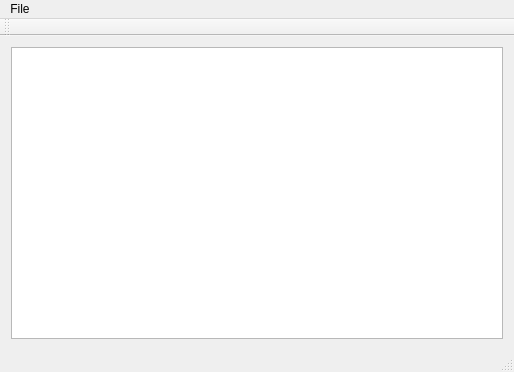
<?xml version="1.0" encoding="UTF-8"?>
<ui version="4.0">
 <class>MainWindow</class>
 <widget class="QMainWindow" name="MainWindow">
  <property name="geometry">
   <rect>
    <x>0</x>
    <y>0</y>
    <width>514</width>
    <height>372</height>
   </rect>
  </property>
  <property name="windowTitle">
   <string>MainWindow</string>
  </property>
  <widget class="QWidget" name="centralWidget">
   <layout class="QGridLayout" name="gridLayout">
    <item row="0" column="0">
     <widget class="QTextEdit" name="textEdit"/>
    </item>
   </layout>
  </widget>
  <widget class="QMenuBar" name="menuBar">
   <property name="geometry">
    <rect>
     <x>0</x>
     <y>0</y>
     <width>514</width>
     <height>21</height>
    </rect>
   </property>
   <widget class="QMenu" name="menuFile">
    <property name="title">
     <string>File</string>
    </property>
    <addaction name="createFile"/>
    <addaction name="saveFile"/>
    <addaction name="openFile"/>
   </widget>
   <addaction name="menuFile"/>
  </widget>
  <widget class="QToolBar" name="mainToolBar">
   <attribute name="toolBarArea">
    <enum>TopToolBarArea</enum>
   </attribute>
   <attribute name="toolBarBreak">
    <bool>false</bool>
   </attribute>
  </widget>
  <widget class="QStatusBar" name="statusBar"/>
  <action name="createFile">
   <property name="text">
    <string>Creat File</string>
   </property>
  </action>
  <action name="saveFile">
   <property name="text">
    <string>Save File</string>
   </property>
  </action>
  <action name="openFile">
   <property name="text">
    <string>Open File</string>
   </property>
  </action>
 </widget>
 <layoutdefault spacing="6" margin="11"/>
 <resources/>
 <connections/>
</ui>
